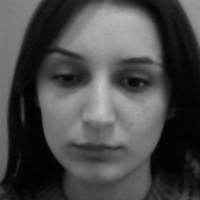
#> input picture data/merve/1.jpg, 200 x 200 px; its folder holds only this picture in this run
$ python veri_ogrenme.py
#> lines starting #> are read from the running program, lines starting #| are printed output that depends on the picture
import cv2
import numpy as np
from PIL import Image
import os
from sklearn.decomposition import PCA
from sklearn.preprocessing import StandardScaler

data_path = '../data'
trainer_path = 'trainer/trainer.npy'
cascade_path = '../Cascade/haarcascade_frontalface_default.xml'

detector = cv2.CascadeClassifier(cascade_path)

# Veritabanındaki yüzleri ve ID'leri yüklemek için bir fonksiyon
def getImagesAndLabels(path):
#> called with path = '../data'
    faceSamples = []
    ids = []

    for folder_name in os.listdir(path):
        folder_path = os.path.join(path, folder_name)

        if os.path.isdir(folder_path):
            id = folder_name

            try:
                imagePaths = [os.path.join(folder_path, f) for f in os.listdir(folder_path) if f.endswith('.jpg')]

                for imagePath in imagePaths:
                    try:
                        PIL_img = Image.open(imagePath).convert('L')
#> PIL_img is the input picture: PIL image 200x200 L; min 1, max 198, mean 73.4
                        img_numpy = np.array(PIL_img, 'uint8')

                        faces = detector.detectMultiScale(img_numpy, scaleFactor=1.3, minNeighbors=5, minSize=(100, 100))
#> faces = [[21, 18, 165, 165]]

                        for (x, y, w, h) in faces:
                            face = img_numpy[y:y + h, x:x + w]
                            face_resized = cv2.resize(face, (100, 100))  # Sabit boyuta yeniden boyutlandır
                            faceSamples.append(face_resized.flatten())
                            ids.append(id)
#> this loop made 1 pass
#> pass 1, in getImagesAndLabels, `face = img_numpy[y:y + h, x:x + w]`:
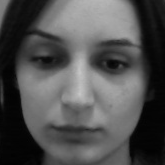
#> face: shape (165, 165); min 1, max 198, mean 79.7
#> after the loop, faceSamples = 1 item; ids = ['merve']
                    except Exception as e:
                        print(f"Error processing image {imagePath}: {e}")

            except Exception as e:
                print(f"Error processing folder {folder_path}: {e}")

    return faceSamples, ids


def train_model():
    if not os.path.exists('trainer'):
        os.makedirs('trainer')

    print("\nYüzler taranıyor. Birkaç saniye sürecek, bekleyin...")
    faces, ids = getImagesAndLabels(data_path)
#> faces = 1 item; ids = ['merve']

    if len(faces) > 0 and len(ids) > 0:
        try:
            # Yüz verilerini normalize et
            faces = np.array(faces)
            ids = np.array(ids)
            scaler = StandardScaler()
            faces_scaled = scaler.fit_transform(faces)

            # PCA ile yüzleri alt uzaya indirgeme
            n_components = min(len(faces), 95)  # En fazla örnek sayısı kadar bileşen seçilebilir
#> n_components = 1
            pca = PCA(n_components=n_components)  # Bileşen sayısını dinamik olarak ayarla
            faces_pca = pca.fit_transform(faces_scaled)
#> faces_pca = [0]

            # PCA bileşenleri, ölçekleyici ve ID'leri kaydet
            data = {
                "pca": pca,
                "scaler": scaler,
                "faces_pca": faces_pca,
                "ids": ids
            }
            np.save(trainer_path, data)
            print(f"Model başarıyla '{trainer_path}' dosyasına yazıldı.")
        except Exception as e:
            print(f"Hata: {e}")
    else:
        print("Eğitim verisi yok. Yüzler veya ID'ler bulunamadı.")


def recognize_face(test_image):
    if not os.path.exists(trainer_path):
        print("Model dosyası bulunamadı. Önce modeli eğitin.")
        return

    face_data = np.load(trainer_path, allow_pickle=True).item()
    pca = face_data["pca"]
    scaler = face_data["scaler"]
    faces_pca = face_data["faces_pca"]
    ids = face_data["ids"]

    try:
        # Test görüntüsünü griye çevir ve normalize et
        test_image = test_image.flatten()
        test_image_scaled = scaler.transform([test_image])

        # Test görüntüsünü PCA alt uzayına indir
        test_image_pca = pca.transform(test_image_scaled)

        # Öklid mesafesi ile en yakın ID'yi bul
        best_match = None
        best_score = float("inf")

        for i, face_pca in enumerate(faces_pca):
            score = np.linalg.norm(face_pca - test_image_pca)
            if score < best_score:
                best_score = score
                best_match = ids[i]

        return best_match, best_score

    except Exception as e:
        print(f"Hata: {e}")
        return None, None

train_model()

$ run again, on data/merve/10.jpg
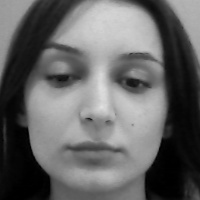
#> input picture data/merve/10.jpg, 200 x 200 px
#> in getImagesAndLabels, PIL_img is the input picture: PIL image 200x200 L; min 0, max 225, mean 100.5
#> in getImagesAndLabels, `faces = detector.detectMultiScale(img_numpy, scaleFactor=1.3, minNeigh..`: faces = [[21, 19, 163, 163]]
#> the loop in getImagesAndLabels, `for (x, y, w, h) in faces:` made 1 pass
#> pass 1, in getImagesAndLabels, `face = img_numpy[y:y + h, x:x + w]`:
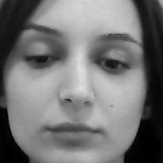
#> face: shape (163, 163); min 0, max 225, mean 116.5
#> after the loop in getImagesAndLabels, `for (x, y, w, h) in faces:`: faceSamples = 1 item; ids = ['merve']
#> in train_model, `faces, ids = getImagesAndLabels(data_path)`: faces = 1 item; ids = ['merve']
#> n_components = 1
#> faces_pca = [0]

$ run again, on data/merve/100.jpg
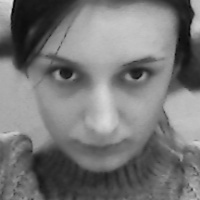
#> input picture data/merve/100.jpg, 200 x 200 px
#> in getImagesAndLabels, PIL_img is the input picture: PIL image 200x200 L; min 6, max 223, mean 119.2
#> in getImagesAndLabels, `faces = detector.detectMultiScale(img_numpy, scaleFactor=1.3, minNeigh..`: faces = [[17, 16, 167, 167]]
#> the loop in getImagesAndLabels, `for (x, y, w, h) in faces:` made 1 pass
#> pass 1, in getImagesAndLabels, `face = img_numpy[y:y + h, x:x + w]`:
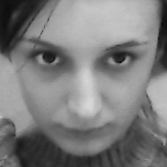
#> face: shape (167, 167); min 6, max 217, mean 124.7
#> after the loop in getImagesAndLabels, `for (x, y, w, h) in faces:`: faceSamples = 1 item; ids = ['merve']
#> in train_model, `faces, ids = getImagesAndLabels(data_path)`: faces = 1 item; ids = ['merve']
#> n_components = 1
#> faces_pca = [0]
